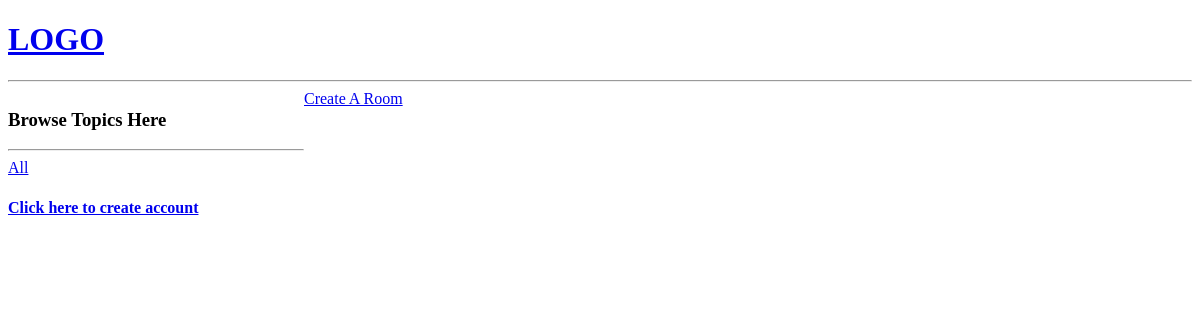
The app's page /, older data.
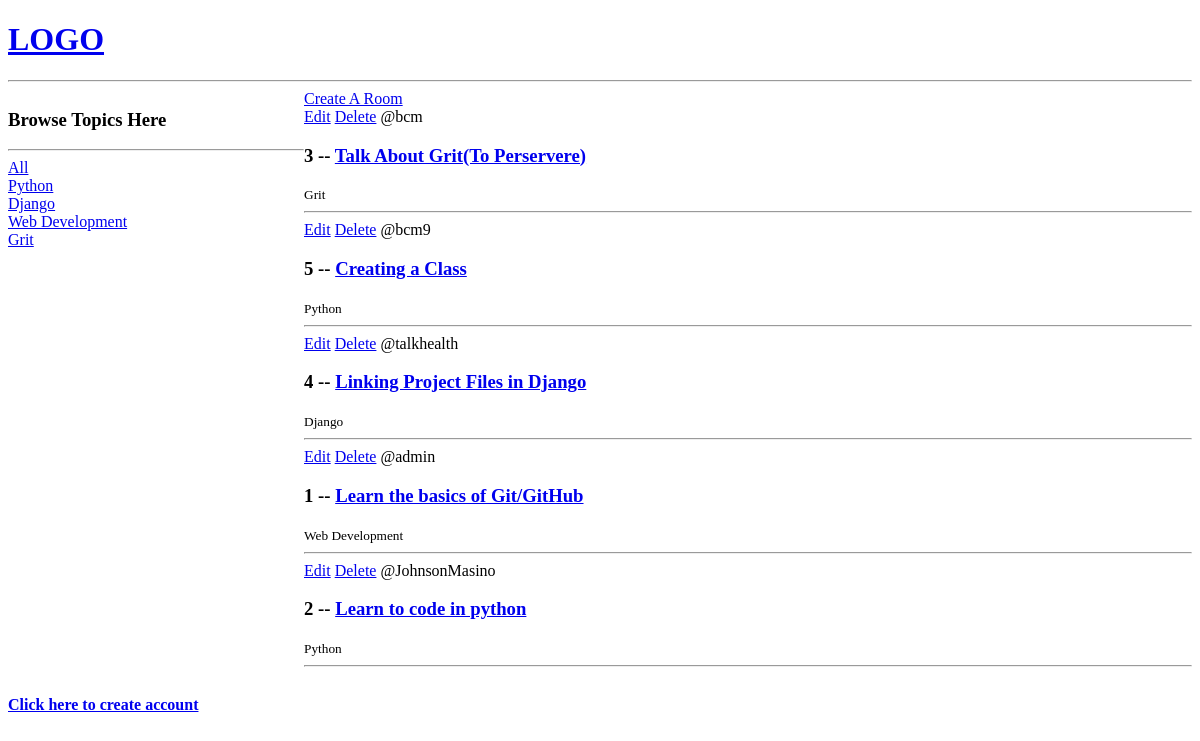
The same page, newer data.
### NinazHairline/models.py (models this page shows, shortened)
class Topic(models.Model):
    name = models.CharField(max_length=200)

class Service(models.Model):
    host = models.ForeignKey(User, on_delete=models.SET_NULL, null=True)
    topic = models.ForeignKey(Topic, on_delete=models.SET_NULL, null=True)
    name = models.CharField(max_length=200)
    description = models.TextField(null=True, blank=True)
    updated = models.DateTimeField(auto_now=True)
    created = models.DateTimeField(auto_now_add=True)
    class Meta:
        ordering = ['-updated', '-created']

### NinazHairline/views.py (the view)
# urls.py: path('', views.home, name="home"),
def home(request):
    q = request.GET.get('q') if request.GET.get('q') != None else ''
    services = Service.objects.filter(topic__name__icontains=q)
    topics = Topic.objects.all()
    context = {'services': services, 'topics': topics}
    return render(request, 'NinazHairline/home.html', context)

### NinazHairline/Templates/NinazHairline/home.html (shortened to what this page needs)
{% extends 'NinazHairline/main.html' %}
{% load socialaccount %}
{% block content %}
<div class="home-container">
    <div>
        <h3>Browse Topics Here</h3>
        <hr>
        <div>
            <a href="{% url 'home' %}">All</a>
        </div>
        {% for topic in topics %}
        <div>
            <a href="{% url 'home'  %}?q={{topic.name}}">{{topic.name}}</a>
        </div>
        {% endfor %}
    </div>
    <div>
        <a href="{% url 'create-service' %}">Create A Room</a>
    <div>
        {% for service in services %}
            <div>
                <a href="{% url 'update-service' service.id %}">Edit</a>
                <a href="{% url 'delete-service' service.id %}">Delete</a>
                <span>@{{service.host.username}}</span>
                <h3>{{service.id}} -- <a href="{% url 'service' service.id %}">{{service.name}}</a></h3>
                <small>{{service.topic.name}}</small>
                <hr>
            </div>
        {% endfor %}
    </div>
    </div>
</div>
<h4>
    <a href="{% provider_login_url 'google' %}">Click here to create account</ha>
</h4>
{% endblock content %}

### NinazHairline/Templates/NinazHairline/main.html (shortened to what this page needs)
<!DOCTYPE html>
<html>
<head>
</head>
<body>
    {% include 'NinazHairline/navbar.html' %}
    {% block content %}
    {% endblock %}
</body>
</html>

### NinazHairline/Templates/NinazHairline/navbar.html
<a href="\">
    <h1>LOGO</h1>
</a>
<hr>

### NinazHairline/Templates/NinazHairline/home.html (style rules this page uses)
.home-container { display: grid; grid-template-columns: 1fr 3fr; }

Row changes from the older to the newer data that the page shows:
added Topic: name "Python"
added Topic: name "Django"
added Topic: name "Web Development"
added Topic: name "Grit"
added Service: host.username "bcm", id "3", name "Talk About Grit(To Perservere)", topic.name "Grit"
added Service: host.username "bcm9", id "5", name "Creating a Class", topic.name "Python"
added Service: host.username "talkhealth", id "4", name "Linking Project Files in Django", topic.name "Django"
added Service: host.username "admin", id "1", name "Learn the basics of Git/GitHub", topic.name "Web Development"
added Service: host.username "JohnsonMasino", id "2", name "Learn to code in python", topic.name "Python"
